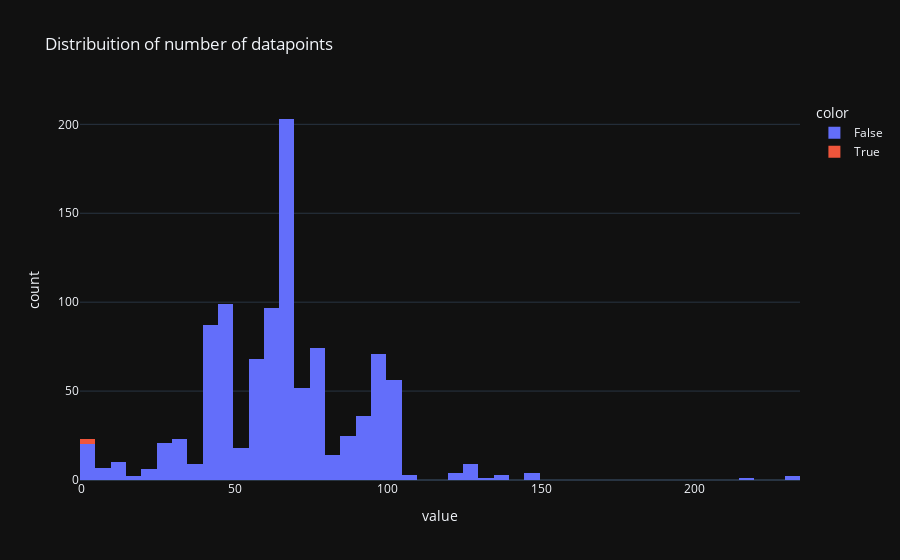

Notebook code cell kept with this figure:
### Code cell
px.histogram(dataframe_continuo['DataPoints'], title='Distribuition of number of datapoints',
             color=dataframe_continuo['DataContinuity'])

### Figure 1 — Plotly figure (JSON) as saved in the notebook; plotly's stock layout.template omitted (floating-point values rounded to 4 significant figures; data arrays with more than 128 entries replaced by an {"elided": "..."} marker saying what was removed)
{"data": [{"alignmentgroup": "True", "bingroup": "x", "hovertemplate": "color=False<br>value=%{x}<br>count=%{y}<extra></extra>", "legendgroup": "False", "marker": {"color": "#636efa", "pattern": {"shape": ""}}, "name": "False", "offsetgroup": "False", "orientation": "v", "showlegend": true, "x": {"elided": "1025 int values"}, "xaxis": "x", "yaxis": "y", "type": "histogram"}, {"alignmentgroup": "True", "bingroup": "x", "hovertemplate": "color=True<br>value=%{x}<br>count=%{y}<extra></extra>", "legendgroup": "True", "marker": {"color": "#EF553B", "pattern": {"shape": ""}}, "name": "True", "offsetgroup": "True", "orientation": "v", "showlegend": true, "x": [2, 2, 2], "xaxis": "x", "yaxis": "y", "type": "histogram"}], "layout": {"xaxis": {"anchor": "y", "domain": [0.0, 1.0], "title": {"text": "value"}}, "yaxis": {"anchor": "x", "domain": [0.0, 1.0], "title": {"text": "count"}}, "legend": {"title": {"text": "color"}, "tracegroupgap": 0}, "title": {"text": "Distribuition of number of datapoints"}, "barmode": "relative"}}
